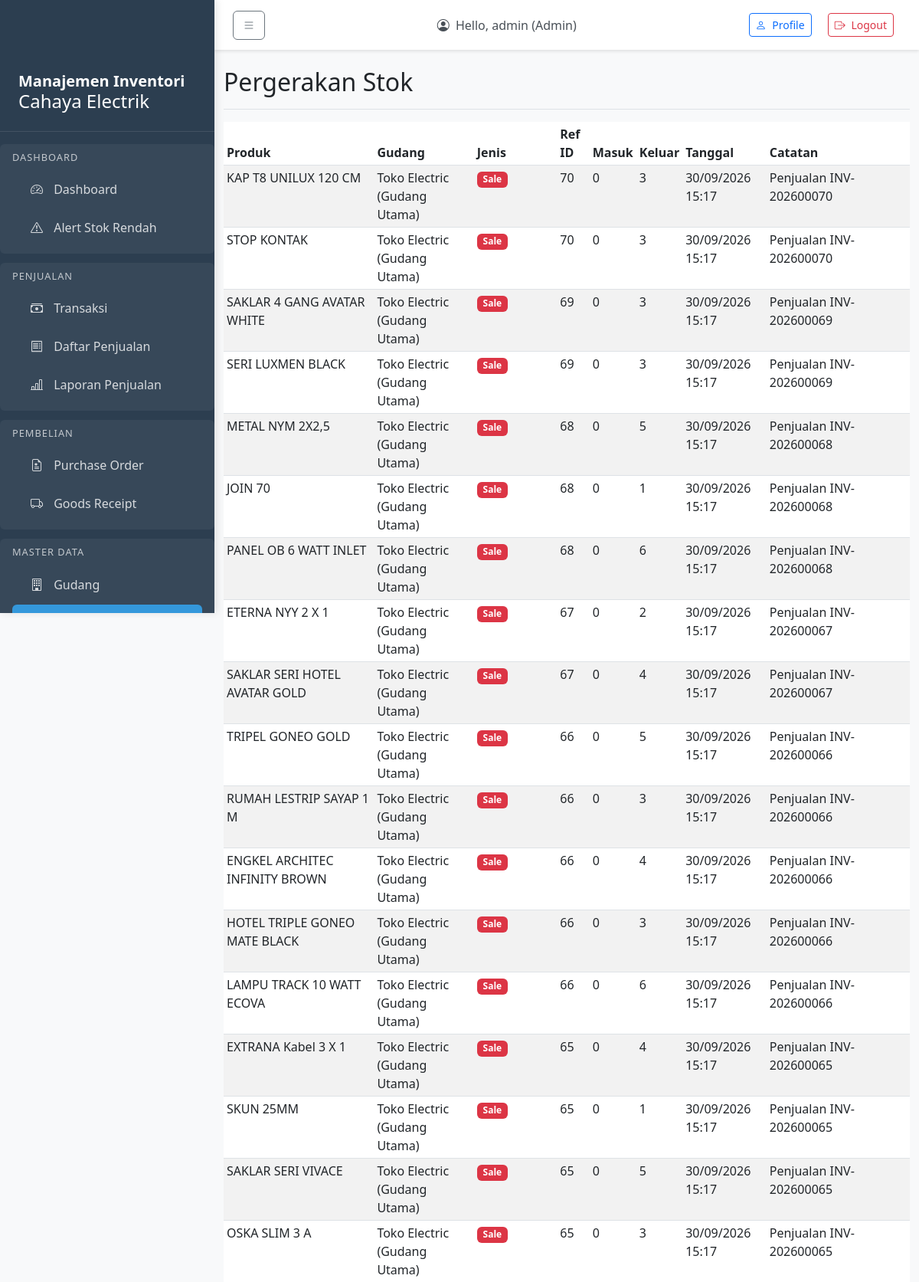
Page /inventory/movements/ (signed in, upper part) on the committed database.
### accounts/models.py (models this page shows, shortened)
class User(AbstractUser):
    ROLE_CHOICES = [
        ('admin', 'Admin'),
        ('manager', 'Manager'),
        ('warehouse', 'Warehouse'),
        ('cashier', 'Cashier'),
        ('analyst', 'Analyst'),
    ]
    role = models.CharField(max_length=20, choices=ROLE_CHOICES, default='cashier')
    created_at = models.DateTimeField(auto_now_add=True)
    updated_at = models.DateTimeField(auto_now=True)
    groups = models.ManyToManyField(
        'auth.Group',
        related_name='custom_user_set',
        blank=True,
    )
    user_permissions = models.ManyToManyField(
        'auth.Permission',
        related_name='custom_user_set',
        blank=True,
    )

### inventory/models.py (models this page shows, shortened)
class StockMove(models.Model):
    REF_TYPE_CHOICES = [
        ('SALE', 'Sale'),
        ('GRN', 'Goods Receipt'),
        ('ADJUST', 'Adjustment'),
        ('TRANSFER', 'Transfer'),
    ]
    product = models.ForeignKey(Product, on_delete=models.CASCADE)
    warehouse = models.ForeignKey(Warehouse, on_delete=models.CASCADE)
    ref_type = models.CharField(max_length=20, choices=REF_TYPE_CHOICES)
    ref_id = models.BigIntegerField(null=True, blank=True)  # ID of the reference (e.g., Sale ID, GRN ID)
    qty_in = models.IntegerField(default=0)
    qty_out = models.IntegerField(default=0)
    note = models.CharField(max_length=255, blank=True)
    moved_at = models.DateTimeField(auto_now_add=True)
    class Meta:
        db_table = 'stock_move'
        indexes = [
            models.Index(fields=['ref_type', 'ref_id'], name='idx_sm_ref'),
            models.Index(fields=['product', 'moved_at'], name='idx_sm_product_date'),
        ]

class Warehouse(models.Model):
    code = models.CharField(max_length=20, unique=True)
    name = models.CharField(max_length=100)
    address = models.CharField(max_length=255, blank=True)
    created_at = models.DateTimeField(auto_now_add=True)
    class Meta:
        db_table = 'warehouse'

### master/models.py (models this page shows, shortened)
class Product(models.Model):
    sku = models.CharField(max_length=50, unique=True)
    name = models.CharField(max_length=150)
    category = models.ForeignKey(Category, on_delete=models.CASCADE, null=True, blank=True)
    uom = models.CharField(max_length=20, default='PCS')  # Unit of Measure
    min_stock = models.IntegerField(default=0)
    price = models.DecimalField(max_digits=12, decimal_places=2, default=0)
    is_active = models.BooleanField(default=True)
    created_at = models.DateTimeField(auto_now_add=True)
    updated_at = models.DateTimeField(auto_now=True)
    class Meta:
        db_table = 'product'

### inventory/views.py (the view)
# urls.py: path('movements/', views.stock_movement_list, name='stock_movement_list'),
@login_required
def stock_movement_list(request):
    if request.user.role not in ['warehouse', 'manager', 'admin']:
        raise PermissionDenied("Anda tidak memiliki akses ke fitur ini.")
    movements = StockMove.objects.select_related('product', 'warehouse').all().order_by('-moved_at')
    return render(request, 'inventory/stock_movement_list.html', {'movements': movements})

### templates/inventory/stock_movement_list.html (shortened to what this page needs)
{% extends 'base.html' %}
{% block content %}
<div class="d-flex justify-content-between flex-wrap flex-md-nowrap align-items-center pt-3 pb-2 mb-3 border-bottom">
    <h1 class="h2">Pergerakan Stok</h1>
</div>
<div class="table-responsive">
    <table class="table table-striped table-sm">
        <thead>
            <tr>
                <th>Produk</th>
                <th>Gudang</th>
                <th>Jenis</th>
                <th>Ref ID</th>
                <th>Masuk</th>
                <th>Keluar</th>
                <th>Tanggal</th>
                <th>Catatan</th>
            </tr>
        </thead>
        <tbody>
            {% for movement in movements %}
            <tr>
                <td>{{ movement.product.name }}</td>
                <td>{{ movement.warehouse.name }}</td>
                <td>
                    {% if movement.ref_type == 'SALE' %}
                        <span class="badge bg-danger">{{ movement.get_ref_type_display }}</span>
                    {% elif movement.ref_type == 'GRN' %}
                        <span class="badge bg-success">{{ movement.get_ref_type_display }}</span>
                    {% elif movement.ref_type == 'ADJUST' %}
                        <span class="badge bg-warning">{{ movement.get_ref_type_display }}</span>
                    {% elif movement.ref_type == 'TRANSFER' %}
                        <span class="badge bg-info">{{ movement.get_ref_type_display }}</span>
                    {% endif %}
                </td>
                <td>{{ movement.ref_id|default:"-" }}</td>
                <td>{{ movement.qty_in }}</td>
                <td>{{ movement.qty_out }}</td>
                <td>{{ movement.moved_at|date:"d/m/Y H:i" }}</td>
                <td>{{ movement.note|default:"-" }}</td>
            </tr>
            {% empty %}
            <tr>
                <td colspan="8">Tidak ada pergerakan stok</td>
            </tr>
            {% endfor %}
        </tbody>
    </table>
</div>
{% endblock %}

### templates/base.html (shortened to what this page needs)
{% load static %}
<!DOCTYPE html>
<html lang="en">
<head>
    <link href="https://cdn.jsdelivr.net/npm/bootstrap@5.3.0-alpha1/dist/css/bootstrap.min.css" rel="stylesheet">
    <link rel="stylesheet" href="https://cdn.jsdelivr.net/npm/bootstrap-icons@1.10.0/font/bootstrap-icons.css">
</head>
<body>
    <div class="sidebar" id="sidebar">
        <div class="sidebar-header">
            <h5></i>Manajemen Inventori</h5>
            <h4></i>Cahaya Electrik</h4>
        </div>
        {% if user.is_authenticated %}
        {% if user.role == 'warehouse' or user.role == 'manager' or user.role == 'admin' %}
        <div class="menu-section">
            <div class="menu-section-title">Dashboard</div>
            <a href="{% url 'summary:dashboard' %}"
                class="nav-link {% if request.resolver_match.url_name == 'dashboard' %}active{% endif %}">
                <i class="bi bi-speedometer2"></i> Dashboard
            </a>
            <a href="{% url 'inventory:low_stock_alerts' %}"
                class="nav-link  {% if 'low_stock' in request.resolver_match.url_name %}active{% endif %}">
                <i class="bi bi-exclamation-triangle"></i> Alert Stok Rendah
            </a>
        </div>
        {% endif %}
        {% if user.role == 'cashier' or user.role == 'manager' or user.role == 'admin' %}
        <div class="menu-section">
            <div class="menu-section-title">Penjualan</div>
            <a href="{% url 'sales:pos' %}"
                class="nav-link {% if 'pos' in request.resolver_match.url_name %}active{% endif %}">
                <i class="bi bi-cash-stack"></i> Transaksi
            </a>
            <a href="{% url 'sales:sale_list' %}"
                class="nav-link {% if 'sale_list' in request.resolver_match.url_name %}active{% endif %}">
                <i class="bi bi-receipt"></i> Daftar Penjualan
            </a>
            {% if user.role == 'manager' or user.role == 'admin' %}
            <a href="{% url 'sales:sale_report' %}"
                class="nav-link {% if 'sale_report' in request.resolver_match.url_name %}active{% endif %}">
                <i class="bi bi-bar-chart-line"></i> Laporan Penjualan
            </a>
            {% endif %}
        </div>
        {% endif %}
        {% if user.role == 'manager' or user.role == 'admin' %}
        <div class="menu-section">
            <div class="menu-section-title">Pembelian</div>
            <a href="{% url 'purchases:purchase_order_list' %}"
                class="nav-link {% if 'purchase_order' in request.resolver_match.url_name %}active{% endif %}">
                <i class="bi bi-file-earmark-medical"></i> Purchase Order
            </a>
            <a href="{% url 'purchases:goods_receipt_list' %}"
                class="nav-link {% if 'goods_receipt' in request.resolver_match.url_name %}active{% endif %}">
                <i class="bi bi-truck"></i> Goods Receipt
            </a>
        </div>
        {% endif %}
        {% if user.role == 'manager' or user.role == 'admin' %}
        <div class="menu-section">
            <div class="menu-section-title">Master Data</div>
            <a href="{% url 'inventory:warehouse_list' %}"
                class="nav-link {% if 'warehouse' in request.resolver_match.url_name %}active{% endif %}">
                <i class="bi bi-building"></i> Gudang
            </a>
            <a href="{% url 'inventory:stock_list' %}"
                class="nav-link {% if 'stock' in request.resolver_match.url_name %}active{% endif %}">
            </a>
        </div>
        {% endif %}
        {% endif %}
    </div>
    <nav class="top-navbar">
        <div class="d-flex justify-content-between align-items-center">
            <button class="btn btn-outline-secondary me-3" id="sidebarToggle">
                <i class="bi bi-list"></i>
            </button>
            <div class="navbar-text text-dark me-3">
                <i class="bi bi-person-circle me-1"></i>
                Hello, {{ user.username }} ({{ user.get_role_display }})
            </div>
            <div>
                <a class="btn btn-outline-primary btn-sm me-2" href="{% url 'accounts:profile' %}">
                    <i class="bi bi-person me-1"></i> Profile
                </a>
                <a class="btn  btn-sm">
                    <form action="{% url 'accounts:logout' %}" method="post">
                        <button class="btn btn-outline-danger btn-sm" type="submit">
                            <i class="bi bi-box-arrow-right me-1"></i> Logout
                        </button>
                    </form>
                </a>
            </div>
        </div>
    </nav>
    <div class="main-content">
        <div class="container-fluid mt-5 pt-4">
            <div class="row">
                <div class="col-12">
                    {% block content %}
                    {% endblock %}
                </div>
            </div>
        </div>
    </div>
</body>
</html>

### templates/base.html (style rules this page uses)
body { overflow-x: hidden; background-color: #f8f9fa; }
.sidebar { width: 280px; min-width: 280px; position: fixed; top: 0; left: 0; height: 100vh; z-index: 100; padding-top: 70px; background-color: #2c3e50; color: white; transition: all 0.3s; box-shadow: 3px 0 10px rgba(0, 0, 0, 0.1); overflow-y: auto; }
.sidebar .nav-link { color: rgba(255, 255, 255, 0.8); padding: 0.75rem 1.5rem; margin: 0.125rem 0; border-radius: 0.375rem; transition: all 0.2s; }
.sidebar .nav-link.active { color: white; background-color: #3498db; }
.sidebar .nav-link i { margin-right: 10px; width: 20px; text-align: center; }
.main-content { margin-left: 280px; padding: 0; }
.top-navbar { position: fixed; top: 0; left: 280px; right: 0; z-index: 90; background-color: white; padding: 0.75rem 1.5rem; box-shadow: 0 2px 4px rgba(0, 0, 0, 0.1); }
.top-navbar .navbar-text { color: #495057 !important; }
.sidebar-header { padding: 1.5rem 1.5rem 1rem; border-bottom: 1px solid rgba(255, 255, 255, 0.1); margin-bottom: 1rem; }
.sidebar-header h5 { margin: 0; font-weight: 600; }
.menu-section { padding: 0.5rem 1rem; margin: 0.75rem 0; border-radius: 0.375rem; background-color: rgba(255, 255, 255, 0.05); }
.menu-section-title { font-size: 0.8rem; text-transform: uppercase; letter-spacing: 1px; margin-bottom: 0.5rem; color: rgba(255, 255, 255, 0.7); }

### rows in the picture
User: username "admin", role "Admin"
StockMove: product.name "KAP T8 UNILUX 120 CM", warehouse.name "Toko Electric (Gudang Utama)", ref_type "Sale", ref_id "70", qty_in "0", qty_out "3", moved_at "30/09/2026 15:17", note "Penjualan INV-202600070"
StockMove: product.name "STOP KONTAK", warehouse.name "Toko Electric (Gudang Utama)", ref_type "Sale", ref_id "70", qty_in "0", qty_out "3", moved_at "30/09/2026 15:17", note "Penjualan INV-202600070"
StockMove: product.name "SAKLAR 4 GANG AVATAR WHITE", warehouse.name "Toko Electric (Gudang Utama)", ref_type "Sale", ref_id "69", qty_in "0", qty_out "3", moved_at "30/09/2026 15:17", note "Penjualan INV-202600069"
StockMove: product.name "SERI LUXMEN BLACK", warehouse.name "Toko Electric (Gudang Utama)", ref_type "Sale", ref_id "69", qty_in "0", qty_out "3", moved_at "30/09/2026 15:17", note "Penjualan INV-202600069"
StockMove: product.name "METAL NYM 2X2,5", warehouse.name "Toko Electric (Gudang Utama)", ref_type "Sale", ref_id "68", qty_in "0", qty_out "5", moved_at "30/09/2026 15:17", note "Penjualan INV-202600068"
StockMove: product.name "JOIN 70", warehouse.name "Toko Electric (Gudang Utama)", ref_type "Sale", ref_id "68", qty_in "0", qty_out "1", moved_at "30/09/2026 15:17", note "Penjualan INV-202600068"
StockMove: product.name "PANEL OB 6 WATT INLET", warehouse.name "Toko Electric (Gudang Utama)", ref_type "Sale", ref_id "68", qty_in "0", qty_out "6", moved_at "30/09/2026 15:17", note "Penjualan INV-202600068"
StockMove: product.name "ETERNA NYY 2 X 1", warehouse.name "Toko Electric (Gudang Utama)", ref_type "Sale", ref_id "67", qty_in "0", qty_out "2", moved_at "30/09/2026 15:17", note "Penjualan INV-202600067"
StockMove: product.name "SAKLAR SERI HOTEL AVATAR GOLD", warehouse.name "Toko Electric (Gudang Utama)", ref_type "Sale", ref_id "67", qty_in "0", qty_out "4", moved_at "30/09/2026 15:17", note "Penjualan INV-202600067"
StockMove: product.name "TRIPEL GONEO GOLD", warehouse.name "Toko Electric (Gudang Utama)", ref_type "Sale", ref_id "66", qty_in "0", qty_out "5", moved_at "30/09/2026 15:17", note "Penjualan INV-202600066"
StockMove: product.name "RUMAH LESTRIP SAYAP 1 M", warehouse.name "Toko Electric (Gudang Utama)", ref_type "Sale", ref_id "66", qty_in "0", qty_out "3", moved_at "30/09/2026 15:17", note "Penjualan INV-202600066"
StockMove: product.name "ENGKEL ARCHITEC INFINITY BROWN", warehouse.name "Toko Electric (Gudang Utama)", ref_type "Sale", ref_id "66", qty_in "0", qty_out "4", moved_at "30/09/2026 15:17", note "Penjualan INV-202600066"
StockMove: product.name "HOTEL TRIPLE GONEO MATE BLACK", warehouse.name "Toko Electric (Gudang Utama)", ref_type "Sale", ref_id "66", qty_in "0", qty_out "3", moved_at "30/09/2026 15:17", note "Penjualan INV-202600066"
StockMove: product.name "LAMPU TRACK 10 WATT ECOVA", warehouse.name "Toko Electric (Gudang Utama)", ref_type "Sale", ref_id "66", qty_in "0", qty_out "6", moved_at "30/09/2026 15:17", note "Penjualan INV-202600066"
StockMove: product.name "EXTRANA Kabel 3 X 1", warehouse.name "Toko Electric (Gudang Utama)", ref_type "Sale", ref_id "65", qty_in "0", qty_out "4", moved_at "30/09/2026 15:17", note "Penjualan INV-202600065"
StockMove: product.name "SKUN 25MM", warehouse.name "Toko Electric (Gudang Utama)", ref_type "Sale", ref_id "65", qty_in "0", qty_out "1", moved_at "30/09/2026 15:17", note "Penjualan INV-202600065"
StockMove: product.name "SAKLAR SERI VIVACE", warehouse.name "Toko Electric (Gudang Utama)", ref_type "Sale", ref_id "65", qty_in "0", qty_out "5", moved_at "30/09/2026 15:17", note "Penjualan INV-202600065"
StockMove: product.name "OSKA SLIM 3 A", warehouse.name "Toko Electric (Gudang Utama)", ref_type "Sale", ref_id "65", qty_in "0", qty_out "3", moved_at "30/09/2026 15:17", note "Penjualan INV-202600065"
